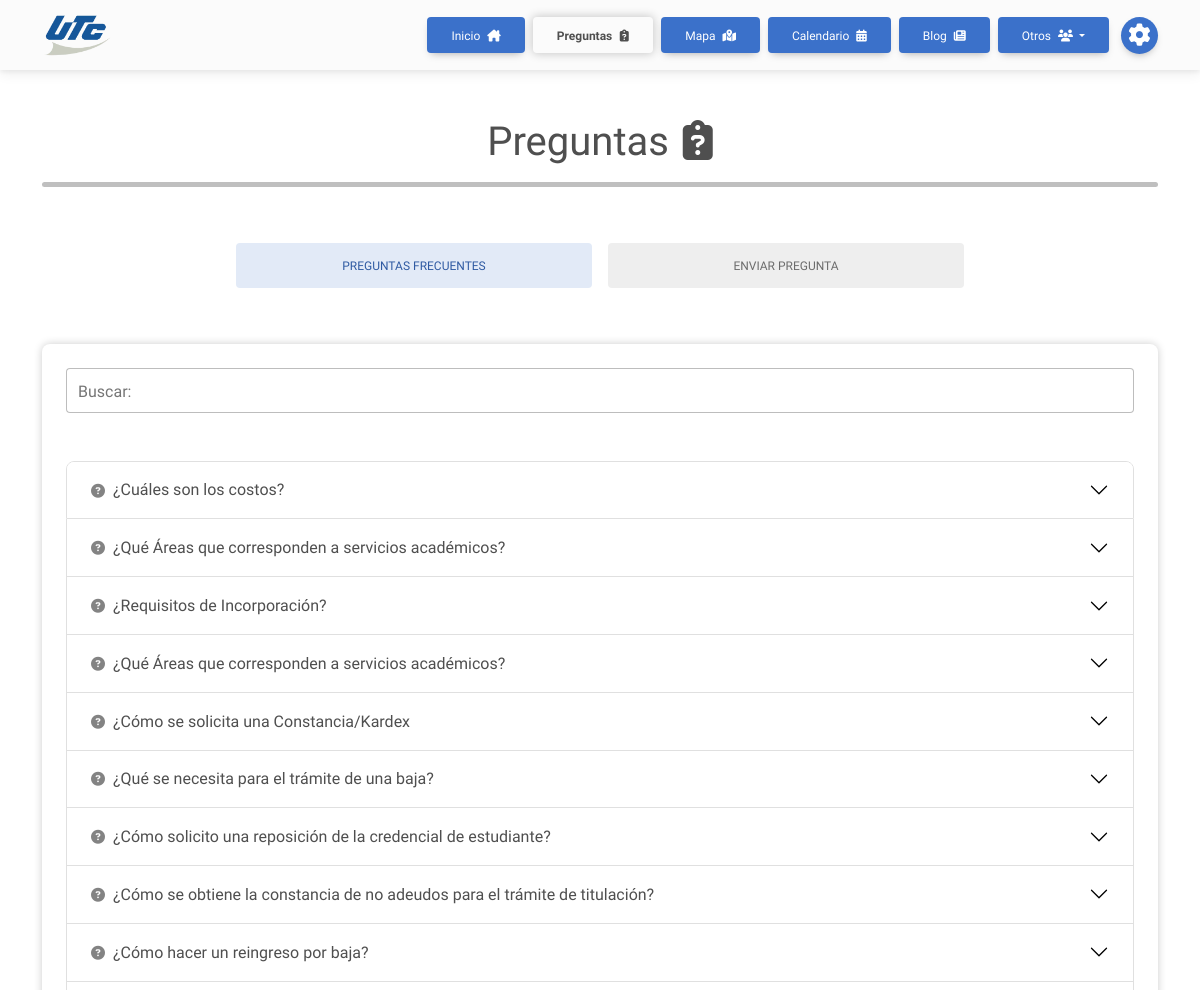
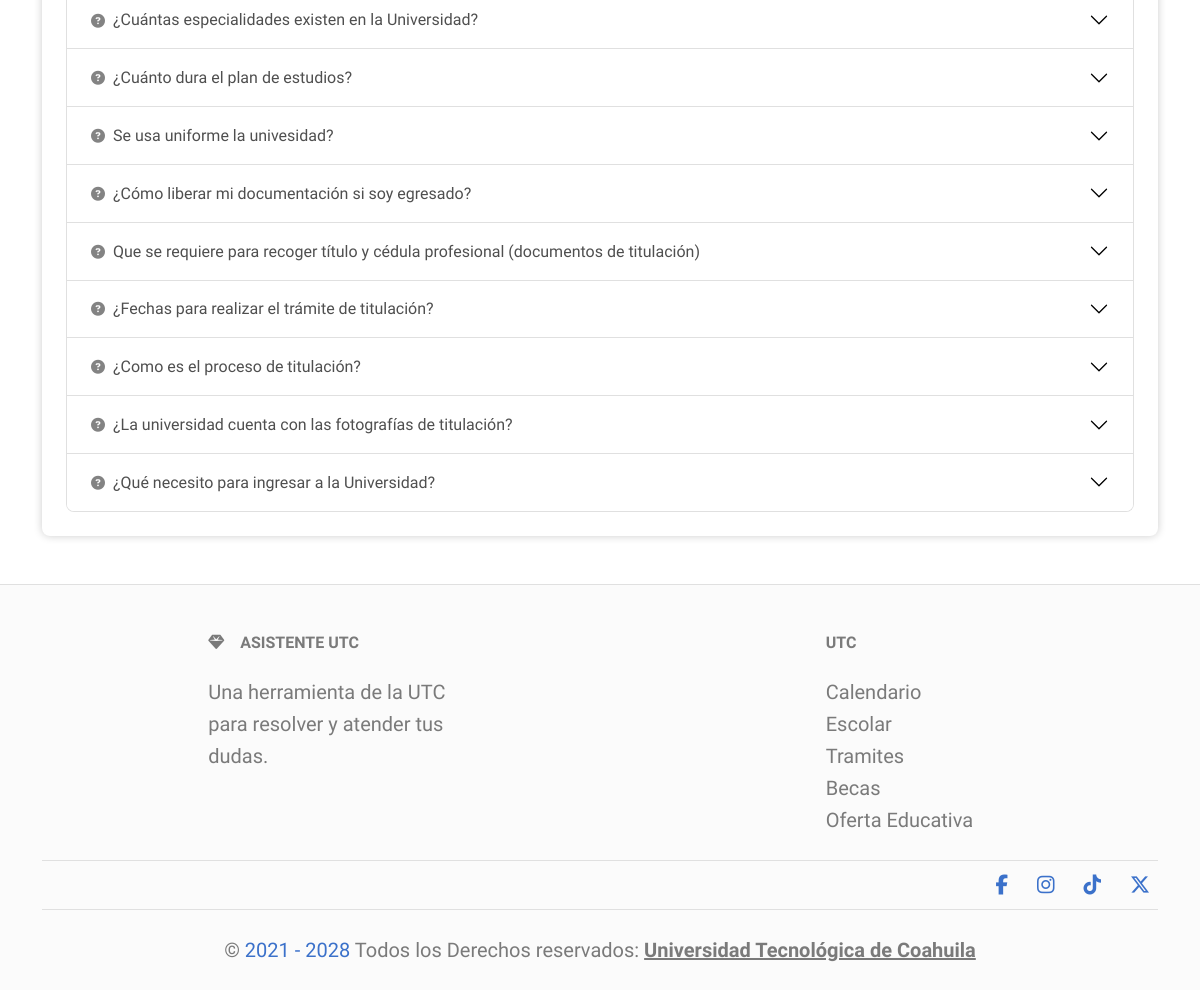
Page /preguntas_frecuentes/ on the committed database (2 pictures, top to bottom).
### cross_asistent/models.py (models this page shows, shortened)
class Database(models.Model):
    categoria = models.ForeignKey(Categorias, on_delete=models.CASCADE, null=True)
    titulo = models.CharField(max_length=200)
    informacion = models.TextField(blank=True, null=True)
    redirigir = models.TextField(blank=True, null=True)
    frecuencia = models.IntegerField(default=0)
    documento = models.FileField(upload_to=set_pdfDB_path, max_length=120, blank=True, null=True)
    imagen = models.ImageField(upload_to=set_imgDB_path, max_length=120, blank=True, null=True)
    uuid = models.CharField(max_length=25)
    evento_fecha_inicio = models.DateTimeField(blank=True, null=True)
    evento_fecha_fin = models.DateTimeField(blank=True, null=True)
    evento_allDay = models.BooleanField(default=False)
    evento_lugar = models.CharField(max_length=200, blank=True, null=True, default='Campus UTC')
    evento_className = models.CharField(max_length=100, blank=True, null=True, default='event_detail')
    fecha_modificacion = models.DateTimeField(auto_now=True)

class Configuraciones(models.Model):
    qr_image = models.ImageField(upload_to=set_conf_path, max_length=120)
    qr_button = models.BooleanField(default=True)
    redes_sociales = models.TextField(blank=True, null=True)
    copyright_year = models.CharField(max_length=50, default='2020')
    utc_link = models.TextField()
    calendar_btnsYear = models.BooleanField(default=True)
    about_img_first = models.ImageField(upload_to=set_conf_path, max_length=120)
    about_text_first = models.TextField()
    about_img_second = models.ImageField(upload_to=set_conf_path, max_length=120)
    about_text_second = models.TextField()

### cross_asistent/views.py (the view)
# urls.py: path('preguntas_frecuentes/', views.fqt_questions, name='faq'),
def fqt_questions(request):
    if not request.user.is_staff:
        logout(request)
    configuraciones = obtener_configuraciones()
    categoria_Preguntas = models.Categorias.objects.get(categoria="Preguntas")
    questall = models.Database.objects.filter(frecuencia__gt=0, categoria=categoria_Preguntas).order_by('-frecuencia')
    return render(request, 'frecuentes.html', {
        'quest_all': questall,
        'active_page': 'faq',
        **configuraciones
    })

### cross_asistent/views.py (called while the page is built)
def obtener_configuraciones():
    for oneconfig in settingsall:
        return {
            'copyright_settings': oneconfig.copyright_year,
            'website_settings': oneconfig.utc_link,
            'calendar_btns_year': getattr(oneconfig, 'calendar_btnsYear', None),
            'about_imgfirst': getattr(oneconfig, 'about_img_first', None),
            'about_textfirst': getattr(oneconfig, 'about_text_first', None),
            'about_imgsecond': getattr(oneconfig, 'about_img_second', None),
            'about_textsecond': getattr(oneconfig, 'about_text_second', None),
        }

### cross_asistent/templates/frecuentes.html (shortened to what this page needs)
{% extends 'base/widget.html' %}
{% load static %}
{% block content %}
<main class="container container-fluid mb-100 my-5">
    <div class="mb-5">
        <h1 class="text-center">Preguntas <i class="fa-solid fa-clipboard-question ms-1"></i></h1>
        <hr class="hr_divisor mx-4 mx-md-0" />
    </div>
    <div class="nav nav-pills nav-justified mb-4 col-12 col-md-8 mx-auto" id="questions-tabs" role="tablist">
        <button data-mdb-pill-init class="nav-link active" id="pills-search-quest-tab" data-mdb-target="#pills-search-quest" type="button" role="tab"
            aria-controls="pills-search-quest" aria-selected="true">
            Preguntas Frecuentes
        </button>
        <button data-mdb-pill-init class="nav-link" id="pills-create-quest-tab" data-mdb-target="#pills-create-quest" type="button" role="tab"
            aria-controls="pills-create-quest" aria-selected="false">
            Enviar Pregunta
        </button>
    </div>
    <div class="tab-content mt-5" id="ex2-content">
        <section class="tab-pane fade show active" id="pills-search-quest" role="tabpanel" aria-labelledby="pills-search-quest">
            <div class="card">
                <div class="card-body">
                    {% if quest_all %}
                    <div class="form-outline mb-5" data-mdb-input-init>
                        <input type="text" id="searchInput" class="form-control form-control-lg" />
                        <label class="form-label" for="searchInput">Buscar:</label>
                    </div>
                    <div class="accordion" id="accordionExampleY">
                        {% for quest in quest_all %}
                        <div class="accordion-item results_item" data-submit-click="btn_frequence_{{quest.id}}">
                            <h2 class="accordion-header" id="heading{{ quest.id }}">
                                <button data-mdb-collapse-init class="accordion-button" type="button" data-mdb-toggle="collapse"
                                    data-mdb-target="#quest-{{ quest.id }}" aria-expanded="true" aria-controls="quest-{{ quest.id }}">
                                    <i class="fas fa-question-circle fa-sm me-2 opacity-70"></i>{{ quest.titulo }}
                                </button>
                            </h2>
                        </div>
                        {% endfor %}
                    </div>
                    {% else %}
                    <div class="text-center">
                        <p class="lead m-0">No hay preguntas frecuentes disponibles en este momento. ¡Vuelve pronto para más actualizaciones!</p>
                    </div>
                    {% endif %}
                </div>
            </div>
        </section>
    </div>
</main>
{% include 'base/widget_footer.html' %}
{% endblock %}

### cross_asistent/templates/base/widget_footer.html
<footer class="text-center text-lg-start bg-body-tertiary text-muted border-top lead">
    <div class="container container-fluid">
        <section>
            <div class="text-center text-md-start mt-5">
                <div class="row mt-3">
                    <div class="col-md-3 col-lg-4 col-xl-3 mx-auto mb-4">
                        <h6 class="text-uppercase fw-bold mb-4"><i class="fas fa-gem me-3"></i>Asistente UTC</h6>
                        <p>Una herramienta de la UTC para resolver y atender tus dudas.</p>
                    </div>
                    <div class="col-md-2 col-lg-2 col-xl-2 mx-auto mb-4">
                        <h6 class="text-uppercase fw-bold mb-4">
                            UTC
                        </h6>
                        <div class="d-flex flex-column ">
                            <a href="{% url 'calendario' %}" class="text-reset">Calendario Escolar</a>
                            <a href="https://utc.edu.mx/index.php/t-escolares/" target="_blank" rel="noopener noreferrer" class="text-reset">Tramites</a>
                            <a href="https://utc.edu.mx/index.php/becas/" target="_blank" rel="noopener noreferrer" class="text-reset">Becas</a>
                            <a href="https://utc.edu.mx/index.php/322-2/" target="_blank" rel="noopener noreferrer" class="text-reset">Oferta Educativa</a>
                        </div>
                    </div>
                </div>
            </div>
        </section>
        <section class="d-flex justify-content-center justify-content-lg-end p-2 border-top border-bottom">
            <div class="text-center">
                <a href="https://www.facebook.com/UniversidadTecnologicadeCoahuila/" title="Facebook" target="_blank" rel="noopener noreferrer"
                    class="me-4 text-reset">
                    <i class="fab fa-facebook-f text_detail"></i>
                </a>
                <a href="https://www.instagram.com/utcoahuila/" title="Instagram" target="_blank" rel="noopener noreferrer" class="me-4 text-reset">
                    <i class="fab fa-instagram text_detail"></i>
                </a>
                <a href="https://www.tiktok.com/@utdecoahuila" title="Tiktok" target="_blank" rel="noopener noreferrer" class="me-4 text-reset">
                    <i class="fa-brands fa-tiktok text_detail"></i>
                </a>
                <a href="https://x.com/utcoahuila" title="Twitter X" target="_blank" rel="noopener noreferrer" class="text-reset">
                    <i class="fa-brands fa-x-twitter text_detail"></i>
                </a>
            </div>
        </section>
        <div class="text-center p-4">
            © <span class="text_detail">{{copyright_settings}}</span> Todos los Derechos reservados:
            <a class="text-reset fw-bold text-decoration-underline" href="{{website_settings}}" target="_blank" rel="noopener noreferrer">Universidad
                Tecnológica de Coahuila</a>
        </div>
    </div>
</footer>

### rows in the picture
Database: titulo "¿Cuáles son los costos?"
Database: titulo "¿Qué Áreas que corresponden a servicios académicos?"
Database: titulo "¿Requisitos de Incorporación?"
Database: titulo "¿Qué Áreas que corresponden a servicios académicos?"
Database: titulo "¿Cómo se solicita una Constancia/Kardex"
Database: titulo "¿Qué se necesita para el trámite de una baja?"
Database: titulo "¿Cómo solicito una reposición de la credencial de estudiante?"
Database: titulo "¿Cómo se obtiene la constancia de no adeudos para el trámite de titulación?"
Database: titulo "¿Cómo hacer un reingreso por baja?"
Database: titulo "¿Cuántas especialidades existen en la Universidad?"
Database: titulo "¿Cuánto dura el plan de estudios?"
Database: titulo "Se usa uniforme la univesidad?"
Database: titulo "¿Cómo liberar mi documentación si soy egresado?"
Database: titulo "Que se requiere para recoger título y cédula profesional (documentos de titulación)"
Database: titulo "¿Fechas para realizar el trámite de titulación?"
Database: titulo "¿Como es el proceso de titulación?"
Database: titulo "¿La universidad cuenta con las fotografías de titulación?"
Database: titulo "¿Qué necesito para ingresar a la Universidad?"
Configuraciones: copyright_year "2021 - 2028"
